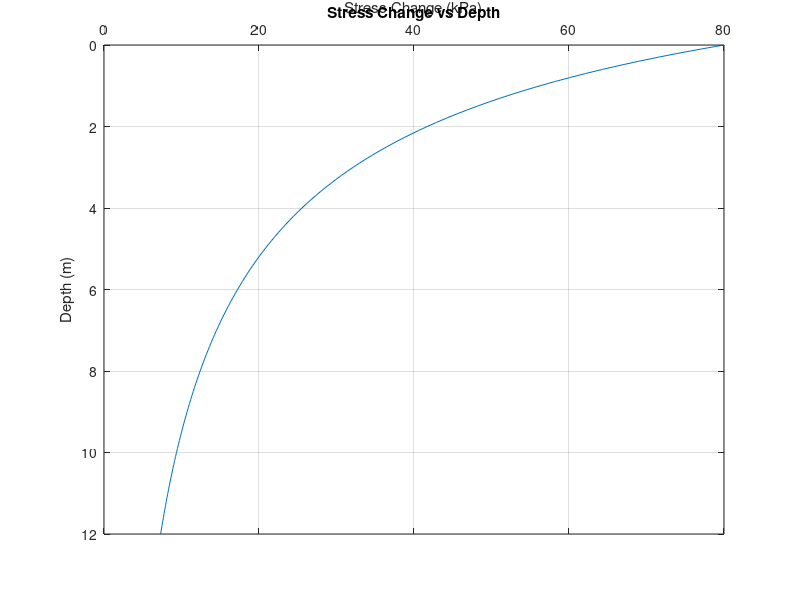

Write MATLAB code to recreate this figure.
% ========================= HOMEWORK-01 =====================================
% ===========================================================================


% ========================= Question-1 ======================================

% Find the roots of the following 11th‐degree polynomial. Then find the 
%min,max, mean, median,standard deviation, and variance of the data set
%consisting of the roots (Hint: “roots” function).

% constant variables of x powers
p = [0 0 0 0 0 0.5 3.15 0 -7.2 0 1.32 0];

% root() method is used to calculate roots of function.
r = roots(p);

% Min(), max(), mean(), median(), std(), var() methods are used to
% calculate necessary values
minValue = min(r);
maxValue = max(r);
meanValue = mean(r);
medianValue = median(r);
standardDeviation = std(r);
varianceValue = var(r);

% ======================= Question-2 ========================================

% ======================= Part-a ============================================

% Create a 10x10 magic matrix called my_magic and assign zero to the 
% elements that are not divisible by 7 in a new matrix called my_new_magic.

% my_magic array is created. The values of indices are assigned as shown
% below for an example.
my_magic = [1 2 3 4 5 6 7 8 9 10; 11 12 13 14 15 16 17 18 19 20; 
            21 22 23 24 25 26 27 28 29 30; 31 32 33 34 35 36 37 38 39 40; 
            41 42 43 44 45 46 47 48 49 50; 51 52 53 54 55 56 57 58 59 60;
            61 62 63 64 65 66 67 68 69 70; 71 72 73 74 75 76 77 78 79 80;
            81 82 83 84 85 86 87 88 89 90; 91 92 93 94 95 96 97 98 99 100];

% A new temporary array is created with rem() method. The results were
% logical. Therefore, the array is mutiplied with my_magic array to
% determine the new one which has necessary 0 values.
tmp = rem(my_magic, 7) ~= 0;
my_new_magic = tmp.*my_magic;
my_new_magic

% ======================= Part-b ============================================

% Store “CE461” in a variable, get the 4th digit from its left and 
% extract the corresponding column from the answer of part A. Print 
% the new matrix on the command window.  

% The "CE461" is assigned to newVariable. After that the necessary index is
% extracted and thanks to str2double() method, it converted to number.
newVariable = 'CE461';
columnNumber = str2double(newVariable(4));

% The column is extracted from the previous array.
newColumnVector = my_magic(:, columnNumber);
newColumnVector

% ====================== Question-3 =========================================
% Solve the system of linear equations by using:

% ====================== Part-a =============================================
% Matrix Inversion Method

% The arrays are multiplied as shown below to calculate x values.
A = [12 3 5 0; 5 -6 0 13; 8 4 3 2; -1 20 3 -3];
B = [10; 5; 0; 1];
X = A^-1*B

% ====================== Part-b =============================================
% Built‐in MATLAB function called “linsolve”. 

% linsolve() method is used to calculate x values easily.
linsolve(A, B)

% ====================== Question-4 =========================================

% You are given two arrays named “x” and “y” .
% x = [1.9, 2.0, -3.8, 4.7, 5.5, -7.2]
% y = [1.0, 2.0, 3.8, 2.5, -5.5, -6.8]
% Find the elements whose absolute value is different from each other 
% (only compare the respective elements) and store these elements in a 
% matrix called “diff_ones”. The resulting matrix should be like the
% one given below:

% The x and y arrays are assigned as shown below.
x = [1.9, 2.0, -3.8, 4.7, 5.5, -7.2];
y = [1.0, 2.0, 3.8, 2.5, -5.5, -6.8];

% A temporary vector is created which eliminates the  same absolute values.
tmp = find(abs(x) ~= abs(y));

% After that the new array (diff_ones[]) is created.
diff_ones = [(x(tmp())); y(tmp())];
diff_ones

% ==================== Question-5 ===========================================
% A square footing having 6 m width (B) will be built on a clayey 
% soil profile, and you need to estimate consolidation settlement. 
% Therefore, stress changes beneath the foundation are going to be 
% calculated. By using the 30° method and assuming that the net 
% foundation pressure is 80 kPa, plot Stress Change vs. Depth graph 
% on MATLAB (Take Df = 0 and plot your graph up to Depth = 2*B) 

% Dimensions are assigned.
widthB = 6;  % m    % square footing (B = L)
widthL = 6;  % m    % square footing (B = L)

% The net pressure and range of depth are assigned.
netPressure = 80;  % kPa  % net foundation pressure
zDepth = 0: 0.1: 2*widthB;  % the depth will be plotted up to 2*B meters

% The stress change formula with respect to depth is assigned.
stressChange = (netPressure*widthB*widthL)./ ((widthB + 2*zDepth*tan(pi/6)) ...
    .* (widthL + 2*zDepth*tan(pi/6)));

% The stress change vs depth are plotted.
plot(stressChange, zDepth)

% The ranges of plot for x and y axes are assigned.
xlim([0 80])
ylim([0 12])

% Title and label names are assigned.
title("Stress Change vs Depth")
ylabel("Depth (m)")
xlabel("Stress Change (kPa)")

% For y values (depth) the axis is rearranged in reverse thanks to set()
% method. Also, the position of the x label is located at top.
set (gca,'Ydir','reverse')
set (gca, "xaxisLocation", "top")

% grid lines of the plot are activated
grid on
